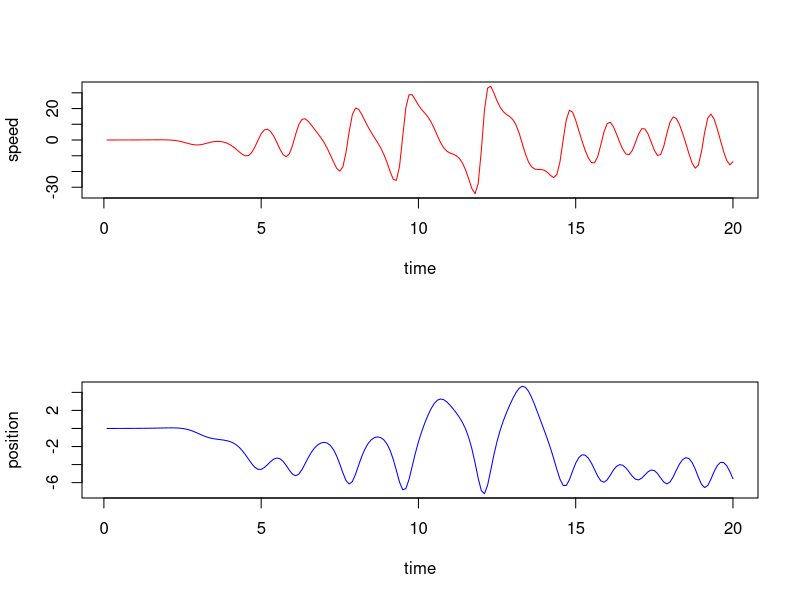

R code for this plot:
par(mfrow=c(2,1))

t = seq(0.1,20,0.1)
speed <- read.csv("./speed.txt", header=FALSE, sep=",")
pos <- read.csv("./pos.txt", header=FALSE, sep=",")
speed <- as.numeric(speed[1:200,1])
pos <- as.numeric(pos[1:200,1])

plot(t, speed, type="l", xlab="time", ylab="speed", col="red")
plot(t, pos, type="l", xlab="time", ylab="position", col="blue")